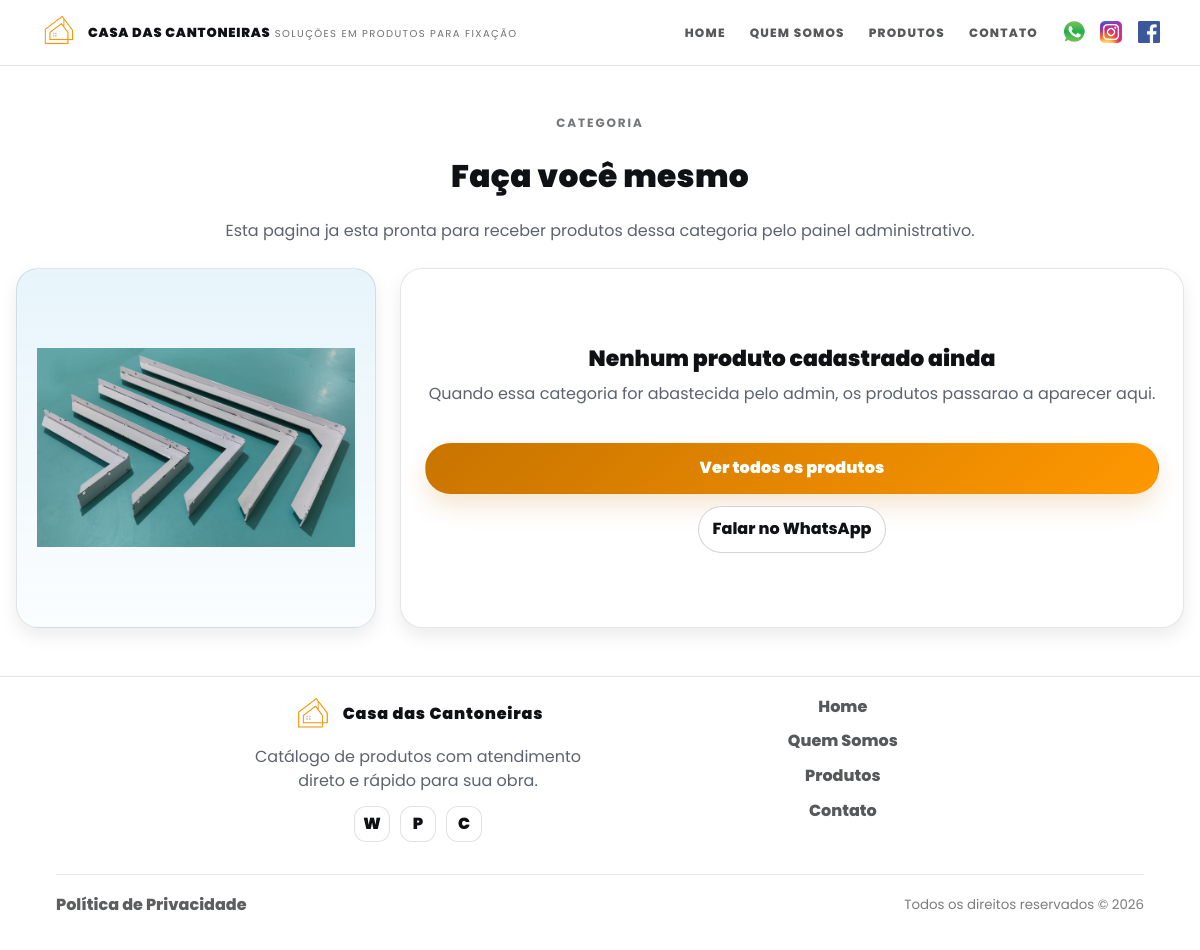
Page /categorias/acessorios on the committed database.
### models.py (models this page shows)
class Categoria(Base):
    __tablename__ = "categorias"
    id = Column(Integer, primary_key=True, index=True)
    slug = Column(String(120), nullable=False, unique=True, index=True)
    nome = Column(String(120), nullable=False)
    nome_exibicao = Column(String(120), nullable=False)
    subtitulo_exibicao = Column(String(120), nullable=True)
    imagem_url = Column(String, nullable=True)
    imagem_mime = Column(String(64), nullable=True)
    imagem_bytes = Column(LargeBinary, nullable=True)
    imagem_sha256 = Column(String(64), nullable=True)
    ordem_exibicao = Column(Integer, nullable=False, default=0, server_default="0")
    criado_em = Column(DateTime(timezone=True), server_default=func.now())
    atualizado_em = Column(DateTime(timezone=True), server_default=func.now(), onupdate=func.now())

### main.py (the view)
@app.get("/categorias/{slug}", response_class=HTMLResponse)
def categoria_detalhe(slug: str, request: Request, db: Session = Depends(get_db)):
    catalogo = _catalogo_index(db)
    categoria = catalogo["categorias_por_slug"].get(slug)
    if not categoria:
        raise HTTPException(status_code=404, detail="Categoria nao encontrada")
    subcategorias = catalogo["subcategorias_por_categoria"].get(slug, [])
    produtos_db = [] if subcategorias else crud.get_produtos(db, categoria_slug=slug)
    whatsapp_link = gerar_link_whatsapp_text(f"Ola! Tenho interesse na categoria {categoria['nome']}.")
    return templates.TemplateResponse(
        "categoria.html",
        {
            "request": request,
            "categoria": categoria,
            "produtos": [
                _produto_view(
                    produto,
                    categorias_por_slug=catalogo["categorias_por_slug"],
                    subcategorias_por_chave=catalogo["subcategorias_por_chave"],
                )
                for produto in produtos_db
            ],
            "subcategorias": subcategorias,
            "subcategoria_atual": None,
            "whatsapp_numero": telefone_visivel(),
            "whatsapp_link": whatsapp_link,
        },
    )

### templates/categoria.html (shortened to what this page needs)
{% extends "base_new.html" %}
{% block body_class %}home-ref{% endblock %}
{% block content %}
<section class="category-page">
  <div class="section-container">
    <div class="category-page__hero">
      <p class="kicker">{% if subcategoria_atual %}Subcatalogo{% else %}Categoria{% endif %}</p>
      {% if subcategoria_atual %}
      <p class="category-page__breadcrumb">
        <a href="/categorias/{{ categoria.slug }}">{{ categoria.nome_exibicao }}</a>
        {% if categoria.subtitulo_exibicao %}
        <span>/ {{ categoria.subtitulo_exibicao }}</span>
        {% endif %}
      </p>
      <h1 class="heading-section">{{ subcategoria_atual.nome_exibicao }}</h1>
      {% else %}
      <h1 class="heading-section">{{ categoria.nome_exibicao }}</h1>
      {% endif %}
      <p class="muted">
        {% if subcategoria_atual %}
        Confira os produtos disponiveis nesta linha.
        {% elif subcategorias %}
        Escolha um subcatalogo para acessar os produtos internos desta linha.
        {% elif produtos %}
        Confira os produtos disponiveis nesta categoria e abra os detalhes de cada item.
        {% else %}
        Esta pagina ja esta pronta para receber produtos dessa categoria pelo painel administrativo.
        {% endif %}
      </p>
    </div>
    {% if produtos %}
    <section class="products-modern category-products">
      <div class="grid-produtos" id="produtosGrid">
        {% for p in produtos %}
        <div class="card-produto">
          <div class="card-image-container">
            <img
              src="{{ p.imagem_url or '/static/images/placeholder.png' }}"
              alt="{{ p.nome }}"
              class="card-image"
              onerror="this.src='/static/images/placeholder.png'"
            >
          </div>
          <div class="card-content">
            <h3 class="card-title">{{ p.nome }}</h3>
            {% if not subcategoria_atual %}
            <div class="card-actions card-actions--single">
              <a href="/produto/{{ p.id }}" class="btn-product">Ver detalhes</a>
            </div>
            {% endif %}
          </div>
        </div>
        {% endfor %}
      </div>
    </section>
    {% else %}
    <div class="category-empty-state">
      <div class="category-empty-state__media">
        <img
          src="{{ categoria.imagem_url }}"
          alt="{{ categoria.nome_exibicao }}"
          class="category-empty-state__image"
        >
      </div>
      <div class="category-empty-state__content">
        <h2 class="section-title">Nenhum produto cadastrado ainda</h2>
        <p class="section-subtitle">
          Quando essa categoria for abastecida pelo admin, os produtos passarao a aparecer aqui.
        </p>
        <div class="produto-actions">
          <a href="/produtos" class="btn-product">Ver todos os produtos</a>
          <a href="{{ whatsapp_link }}" target="_blank" rel="noopener" class="btn-secondary">
            Falar no WhatsApp
          </a>
        </div>
      </div>
    </div>
    {% endif %}
  </div>
</section>
{% endblock %}

### static/css/site.css (style rules this page uses)
:root { --bg: #ffffff; --surface: #ffffff; --text: #101114; --muted: #5c6270; --line: rgba(16,17,20,0.10); --brand: #c87400; --brand-2: #ff9800; --brand-ink: #1a1a1a; --radius-sm: 10px; --radius-md: 16px; --radius-lg: 22px; --shadow-sm: 0 8px 18px rgba(16,17,20,0.08); --shadow-md: 0 18px 45px rgba(16,17,20,0.12); --container: 1200px; --space-1: 6px; --space-2: 10px; --space-3: 14px; --space-4: 18px; --space-5: 24px; --space-6: 32px; --space-7: 48px; --space-8: 72px; --h1: clamp(34px, 3.6vw, 52px); --h2: clamp(26px, 2.6vw, 38px); --h3: 20px; --base: 16px; --small: 14px; --mobile-nav-breakpoint: 1020px; --laranja: var(--brand); --laranja-claro: #ffe8c6; --cinza-medio: rgba(16,17,20,0.16); --cinza-escuro: var(--text); --transition-fast: all .12s ease; }
* { box-sizing: border-box; }
html, body { height: 100%; }
body { margin: 0; font-family: "Poppins", system-ui, -apple-system, Segoe UI, Roboto, Arial, sans-serif; font-size: var(--base); line-height: 1.55; color: var(--text); background: var(--bg); }
.neo-container, .section-container { width: min(100% - 32px, var(--container)); margin-inline: auto; text-align: center; }
img { max-width: 100%; height: auto; display: block; }
a { color: inherit; text-decoration: none; }
.kicker { letter-spacing: 0.16em; text-transform: uppercase; font-weight: 700; font-size: 12px; color: rgba(16,17,20,0.58); margin: 0 0 var(--space-3); }
.heading-section { margin: 0 0 var(--space-4); font-size: var(--h2); font-weight: 900; letter-spacing: 0.01em; width: 100%; margin-top: 20px; }
.muted { margin: 0; color: var(--muted); padding: 0%; }
.btn-secondary { display: inline-flex; align-items: center; justify-content: center; padding: 10px 14px; border-radius: 999px; border: 1px solid rgba(16,17,20,0.18); background: #fff; color: var(--text); font-weight: 800; }
.section-container { width: min(100% - 32px, var(--container)); margin-inline: auto; padding-inline: 0; }
.btn-product { width: 100%; display: inline-flex; align-items: center; justify-content: center; gap: 8px; border-radius: 999px; border: 1px solid transparent; min-height: 48px; padding: 12px 16px; font-weight: 900; letter-spacing: 0.01em; background: linear-gradient(135deg, var(--brand) 0%, var(--brand-2) 100%); color: #fff; box-shadow: 0 12px 24px rgba(200,116,0,0.18); transition: transform .12s ease, box-shadow .12s ease, filter .12s ease; }
.category-page { padding-block: var(--space-7); }
.category-page__hero { width: min(100%, 760px); margin: 0 auto var(--space-5); }
.produto-actions { display: flex; flex-wrap: wrap; gap: 12px; margin-top: 20px; justify-content: center; }
.category-empty-state { display: grid; grid-template-columns: minmax(280px, 360px) 1fr; gap: 24px; align-items: stretch; }
.category-empty-state__media, .category-empty-state__content { border-radius: var(--radius-lg); border: 1px solid rgba(16,17,20,0.10); background: #fff; box-shadow: var(--shadow-sm); }
.category-empty-state__media { padding: 20px; background: linear-gradient(180deg, rgba(23,153,219,0.10), rgba(23,153,219,0.02)), #fff; }
.category-empty-state__image { width: 100%; aspect-ratio: 1 / 1; object-fit: contain; display: block; }
.category-empty-state__content { padding: 24px; display: flex; flex-direction: column; justify-content: center; }
.section-title { margin: 0 0 6px; font-weight: 950; font-size: 22px; }
.section-subtitle { margin: 0 0 16px; color: var(--muted); }

### rows in the picture
Categoria: nome_exibicao "Faça você mesmo", imagem_url (picture)
